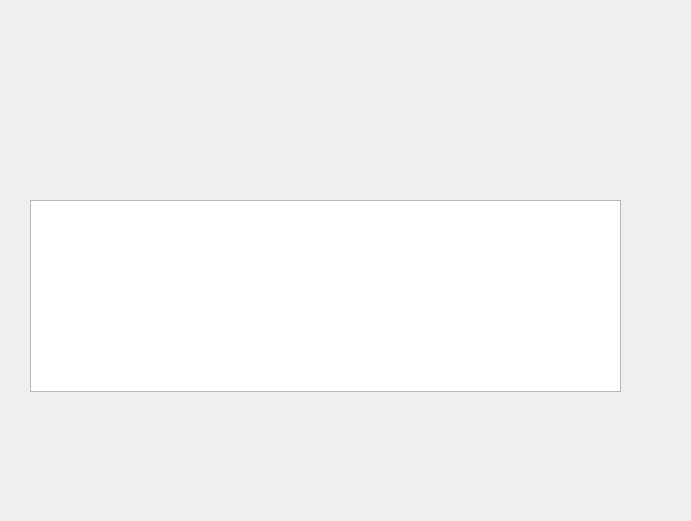
<?xml version="1.0" encoding="UTF-8"?>
<ui version="4.0">
 <class>welcomeDialog</class>
 <widget class="QDialog" name="welcomeDialog">
  <property name="geometry">
   <rect>
    <x>0</x>
    <y>0</y>
    <width>691</width>
    <height>521</height>
   </rect>
  </property>
  <property name="windowTitle">
   <string>Dialog</string>
  </property>
  <widget class="QLabel" name="label">
   <property name="geometry">
    <rect>
     <x>0</x>
     <y>0</y>
     <width>691</width>
     <height>521</height>
    </rect>
   </property>
   <property name="text">
    <string/>
   </property>
   <property name="pixmap">
    <pixmap resource="images.qrc">:/images/images/welcome.jpg</pixmap>
   </property>
  </widget>
  <widget class="QListView" name="listView">
   <property name="geometry">
    <rect>
     <x>30</x>
     <y>200</y>
     <width>591</width>
     <height>192</height>
    </rect>
   </property>
  </widget>
  <widget class="QWidget" name="">
   <property name="geometry">
    <rect>
     <x>100</x>
     <y>80</y>
     <width>191</width>
     <height>62</height>
    </rect>
   </property>
   <layout class="QVBoxLayout" name="verticalLayout">
    <item>
     <widget class="QLabel" name="name">
      <property name="text">
       <string/>
      </property>
     </widget>
    </item>
    <item>
     <spacer name="verticalSpacer">
      <property name="orientation">
       <enum>Qt::Vertical</enum>
      </property>
      <property name="sizeHint" stdset="0">
       <size>
        <width>20</width>
        <height>40</height>
       </size>
      </property>
     </spacer>
    </item>
    <item>
     <widget class="QLabel" name="account">
      <property name="text">
       <string/>
      </property>
     </widget>
    </item>
    <item>
     <spacer name="verticalSpacer_2">
      <property name="orientation">
       <enum>Qt::Vertical</enum>
      </property>
      <property name="sizeHint" stdset="0">
       <size>
        <width>20</width>
        <height>40</height>
       </size>
      </property>
     </spacer>
    </item>
    <item>
     <widget class="QLabel" name="brief_des">
      <property name="text">
       <string/>
      </property>
     </widget>
    </item>
   </layout>
  </widget>
 </widget>
 <resources>
  <include location="images.qrc"/>
 </resources>
 <connections/>
</ui>
